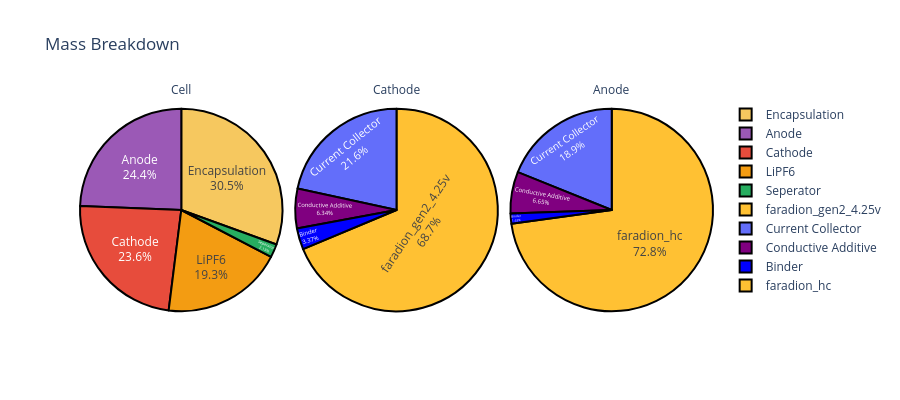

The notebook cell saved with this chart:
### Code cell
figure = cells[0].get_mass_breakdown_plot(width=900, height=400)
figure.show()

### Figure 1 — Plotly figure (JSON) as saved in the notebook; plotly's stock layout.template omitted (floating-point values rounded to 4 significant figures)
{"data": [{"customdata": [["LiPF6"], ["Encapsulation"], ["Cathode"], ["Anode"], ["Seperator"]], "domain": {"x": [0, 0.32], "y": [0, 1]}, "hovertemplate": "level=Cell<br>component=%{customdata[0]}<br>mass=%{value}<extra></extra>", "labels": ["LiPF6", "Encapsulation", "Cathode", "Anode", "Seperator"], "legendgroup": "", "marker": {"colors": ["#F39C12", "#F6C85F", "#E74C3C", "#9B59B6", "#27AE60"], "line": {"color": "#000000", "width": 2}}, "name": "", "showlegend": true, "textinfo": "percent+label", "textposition": "inside", "type": "pie", "values": [44.32, 70.0, 54.2, 55.89, 4.88]}, {"customdata": [["faradion_gen2_4.25v"], ["Binder"], ["Conductive Additive"], ["Current Collector"]], "domain": {"x": [0.34, 0.66], "y": [0, 1]}, "hovertemplate": "level=Cathode<br>component=%{customdata[0]}<br>mass=%{value}<extra></extra>", "labels": ["faradion_gen2_4.25v", "Binder", "Conductive Additive", "Current Collector"], "legendgroup": "", "marker": {"colors": ["#ffc133", "#0000ff", "#800080", "#636efa"], "line": {"color": "#000000", "width": 2}}, "name": "", "showlegend": true, "textinfo": "percent+label", "textposition": "inside", "type": "pie", "values": [37.22, 1.825, 3.434, 11.7]}, {"customdata": [["faradion_hc"], ["Binder"], ["Conductive Additive"], ["Current Collector"]], "domain": {"x": [0.68, 1.0], "y": [0, 1]}, "hovertemplate": "level=Anode<br>component=%{customdata[0]}<br>mass=%{value}<extra></extra>", "labels": ["faradion_hc", "Binder", "Conductive Additive", "Current Collector"], "legendgroup": "", "marker": {"colors": ["#ffc133", "#0000ff", "#800080", "#636efa"], "line": {"color": "#000000", "width": 2}}, "name": "", "showlegend": true, "textinfo": "percent+label", "textposition": "inside", "type": "pie", "values": [40.69, 0.909, 3.716, 10.56]}], "layout": {"annotations": [{"font": {}, "showarrow": false, "text": "Cell", "x": 0.16, "xanchor": "center", "xref": "paper", "y": 1, "yanchor": "bottom", "yref": "paper"}, {"font": {}, "showarrow": false, "text": "Cathode", "x": 0.5, "xanchor": "center", "xref": "paper", "y": 1, "yanchor": "bottom", "yref": "paper"}, {"font": {}, "showarrow": false, "text": "Anode", "x": 0.84, "xanchor": "center", "xref": "paper", "y": 1, "yanchor": "bottom", "yref": "paper"}], "height": 400, "legend": {"tracegroupgap": 0}, "title": {"text": "Mass Breakdown"}, "width": 900}}
